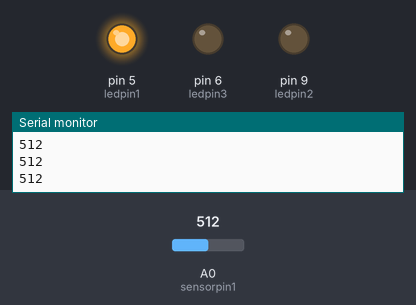
A sketch run on a simulated Arduino Uno, built with avr-gcc and run on an emulated ATmega328P. On the bench: output pins drawn as LEDs (lit = HIGH), the last lines printed to the serial monitor. Inputs (shaded band) come from the test bench; at power-on: A0 (sensorpin1) = 512.

Above: at 1.2 s.
1.3 s: A0 (sensorpin1) set to 532
At 1.8 s:
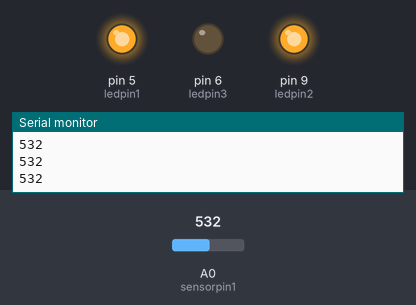
2.8 s: A0 (sensorpin1) set to 755
4.3 s: A0 (sensorpin1) set to 791
At 5.3 s:
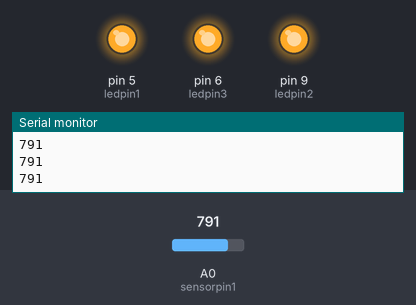
5.8 s: A0 (sensorpin1) set to 247
At 6.5 s:
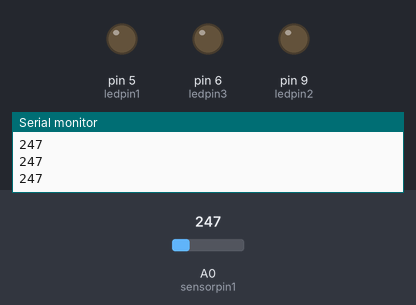
7.3 s: A0 (sensorpin1) set to 275
At 7.6 s:
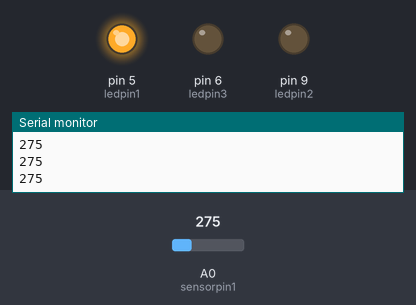
8.8 s: A0 (sensorpin1) set to 122
At 10.0 s:
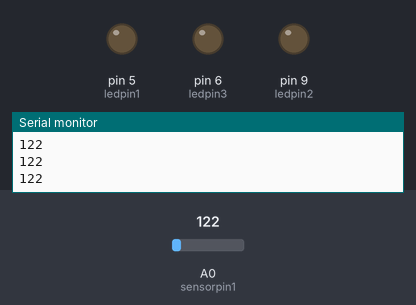
Timing chart, 0 to 11.3 s (numbered marks = the images above; inputs shaded):
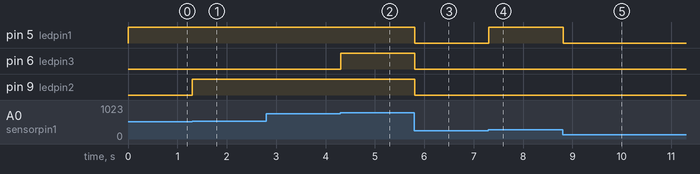

The sketch:

level-meter.ino
```cpp
int sensorpin1 = A0;
int ledpin1 = 5;
int sensorValue = 0;
int ledpin2 = 9;
int ledpin3 = 6;

void setup() {
  // put your setup code here, to run once:
  pinMode(ledpin1,OUTPUT);
  pinMode(ledpin2,OUTPUT);
  pinMode(ledpin3,OUTPUT);
  Serial.begin(9600);
}

void loop() {
  // put your main code here, to run repeatedly:
  sensorValue = analogRead(sensorpin1);
  Serial.println(sensorValue);
  if(sensorValue>257.5)
  digitalWrite(ledpin1, HIGH);

  if(sensorValue>515)
    digitalWrite(ledpin2, HIGH);

 if(sensorValue>772.5)
  digitalWrite(ledpin3, HIGH);

  // turn the ledPin off:
  if(sensorValue<257.5)digitalWrite(ledpin1, LOW);
  if(sensorValue<515)digitalWrite(ledpin2, LOW);
  if(sensorValue<772.5)digitalWrite(ledpin3, LOW);
// stop the program for for <sensorValue> milliseconds:
}
```

Measured:
- the behaviour switches between 515 and 516 on A0 (sensorpin1) (found by bisection; images 0 and 1)
- the behaviour switches between 772 and 773 on A0 (sensorpin1) (found by bisection; images 1 and 2)
- the behaviour switches between 257 and 258 on A0 (sensorpin1) (found by bisection; images 3 and 4)
- after the input at 1.3 s, pin 9 (ledpin2): LOW → HIGH at once
- after the input at 4.3 s, pin 6 (ledpin3): LOW → HIGH at once
- after the input at 5.8 s, pin 5 (ledpin1), pin 6 (ledpin3), pin 9 (ledpin2): HIGH → LOW at once
- after the input at 7.3 s, pin 5 (ledpin1): LOW → HIGH at once
- after the input at 8.8 s, pin 5 (ledpin1): HIGH → LOW at once
